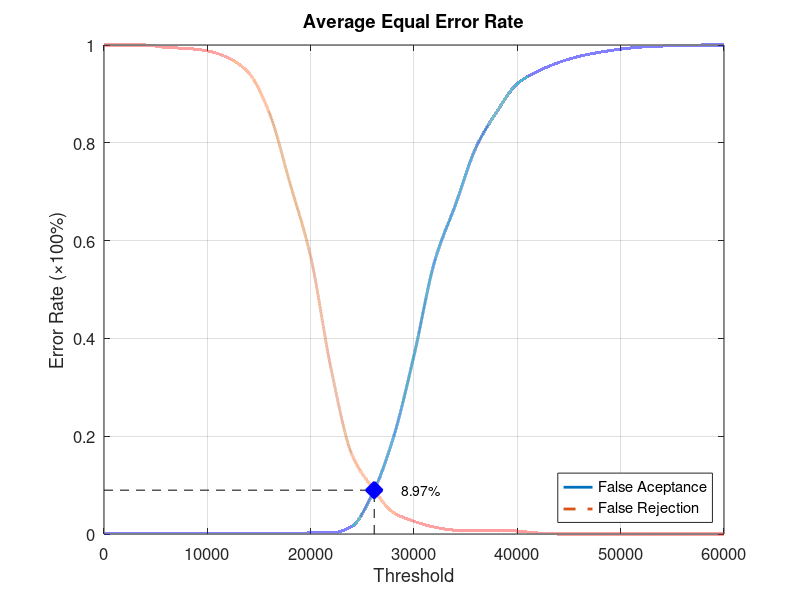
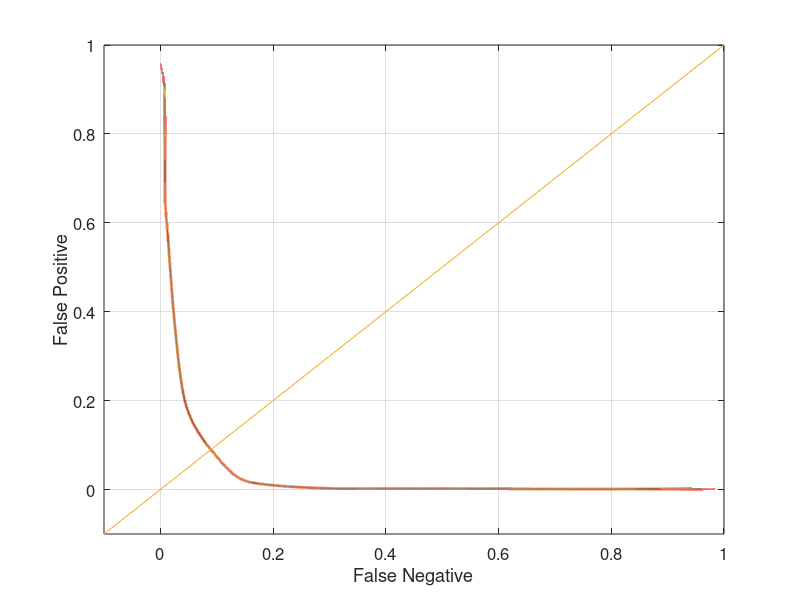

The MATLAB script that drew these images, in order:
function yEER = Database3Average
close all;
clear;
clc;
x = 0:2000:60000;
xq = 0:0.5:60000;

y0 = [0 0.00105263 0.00105263 0.00105263 0.00105263 0.00105263 0.00105263 0.00105263 0.00105263 0.00105263 0.00210526 0.00210526 0.0157895 0.0831579 0.196842 0.365263 0.557895 0.672632 0.790526 0.863158 0.921053 0.946316 0.964211 0.976842 0.985263 0.991579 0.99579 0.997895 0.998947 1 1];
yy0 = interp1(x, y0, xq, 'pchip');
y1 = [1 1 1 0.995 0.993 0.988 0.974 0.943 0.861 0.717 0.567 0.335 0.162 0.094 0.044 0.026 0.014 0.008 0.008 0.008 0.006 0.002 0 0 0 0 0 0 0 0 0];
yy1 = interp1(x, y1, xq, 'pchip');

% Calculating EER: 
y2 = abs(y0 - y1);
find(y2 == min(y2))
yy2 = abs(yy0 - yy1);
xEER = find(yy2 == min(yy2));
xEERIndex = xq(xEER) % X-axis EER
yEER = yy0(xEER) % Y-axis EER

main = figure
plot(xq, yy0,'-','LineWidth', 2);	hold on
plot(xq, yy1,'--','LineWidth', 2);	hold on
plot([xEERIndex xEERIndex], [0 yEER], 'k--');	hold on
plot([0 xEERIndex], [yEER yEER], 'k--');	hold on
plot(xEERIndex, yEER, 'bx', 'LineWidth', 10);	hold on
text(xEERIndex + 10 * xEERIndex / 100, yEER, [num2str(round((10000 * yEER)) / 100) '%'])
legend('False Aceptance', 'False Rejection', 'Location', 'SouthEast')
xlabel('Threshold')
ylabel('Error Rate (\times100%)')
title('Average Equal Error Rate')
set(gca, 'FontSize', 12)
axis([0 60000 0 1])
grid on

print(main, 'Database3AverageMain', '-dpng');
FNRxFPR = figure('Color', [1 1 1]);
plot(yy1, yy0, '-', yy1, yy0, 'LineWidth', 2);
hold on
y = -0.1:0.1:1
plot(y, y); 
set(gca, 'FontSize', 12)
xlabel('False Negative')
ylabel('False Positive')
axis([-0.1 1 -0.1 1])
set(gca, 'FontSize', 12)
grid on

print(FNRxFPR, 'Database3AverageFNRxFPR','-dpng');
end
